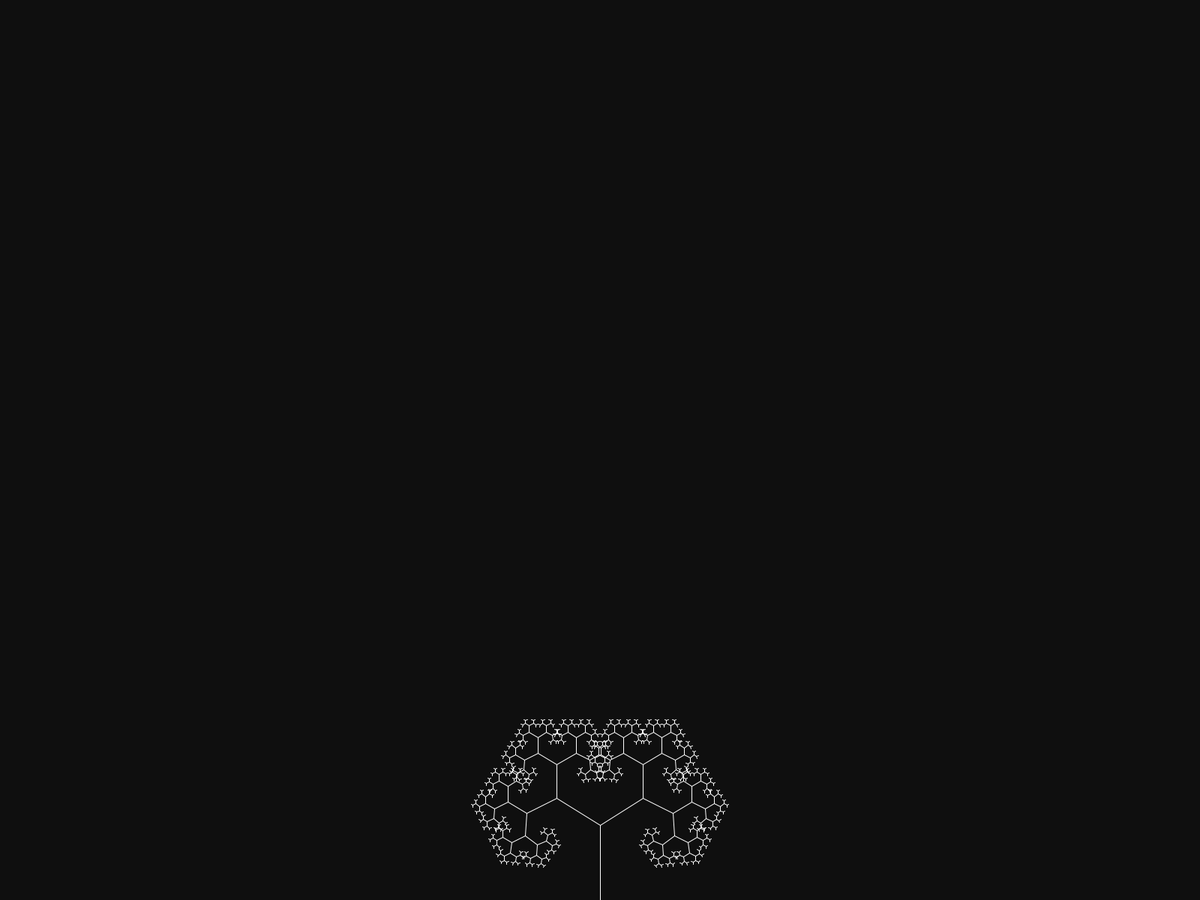
Frame 1 (no input)
Frame 60 (the mouse pressed at the canvas centre just before this capture): identical to frame 1, image omitted
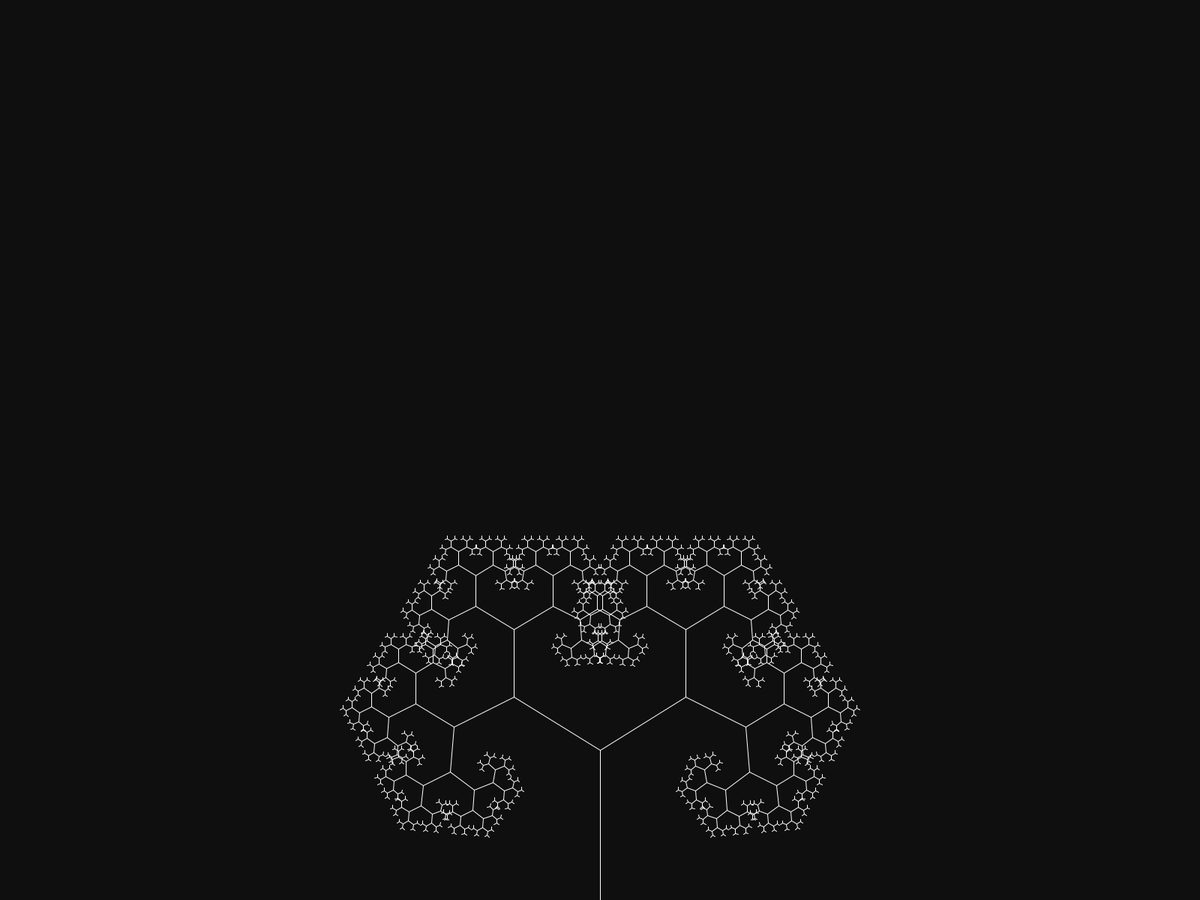
Frame 120 (the mouse held since frame 60 and released just before this capture)

The Processing sketch that drew these frames (run headless with seeded random() and noise(); from frame 60 on, the mouse is pressed at the canvas centre):

// Processing sketch: Fractal_Tree
// ── Fractal_Tree.pde
float angle = 45;
float ratio = 0.67;
float n = 100;


void setup() {
  fullScreen();
}

void draw() {
  background(15);
  stroke(255);
  translate(width/2, height);
  n = map(mouseX,0,width,100,300);
  branch(n);
}

void branch(float len) {
  line(0, 0, 0, -len);
  translate(0, -len);
  if (len > 4) {
    pushMatrix();
    rotate(angle);
    branch(len * ratio);
    popMatrix();
    pushMatrix();
    rotate(-angle);
    branch(len * ratio);
    popMatrix();
  }
}
void keyPressed(){
  if(key == '+'){
    if (angle<100)angle+=5;
  }
  else if(key == '-'){
    if(angle>20)angle-=5;
  }
}
